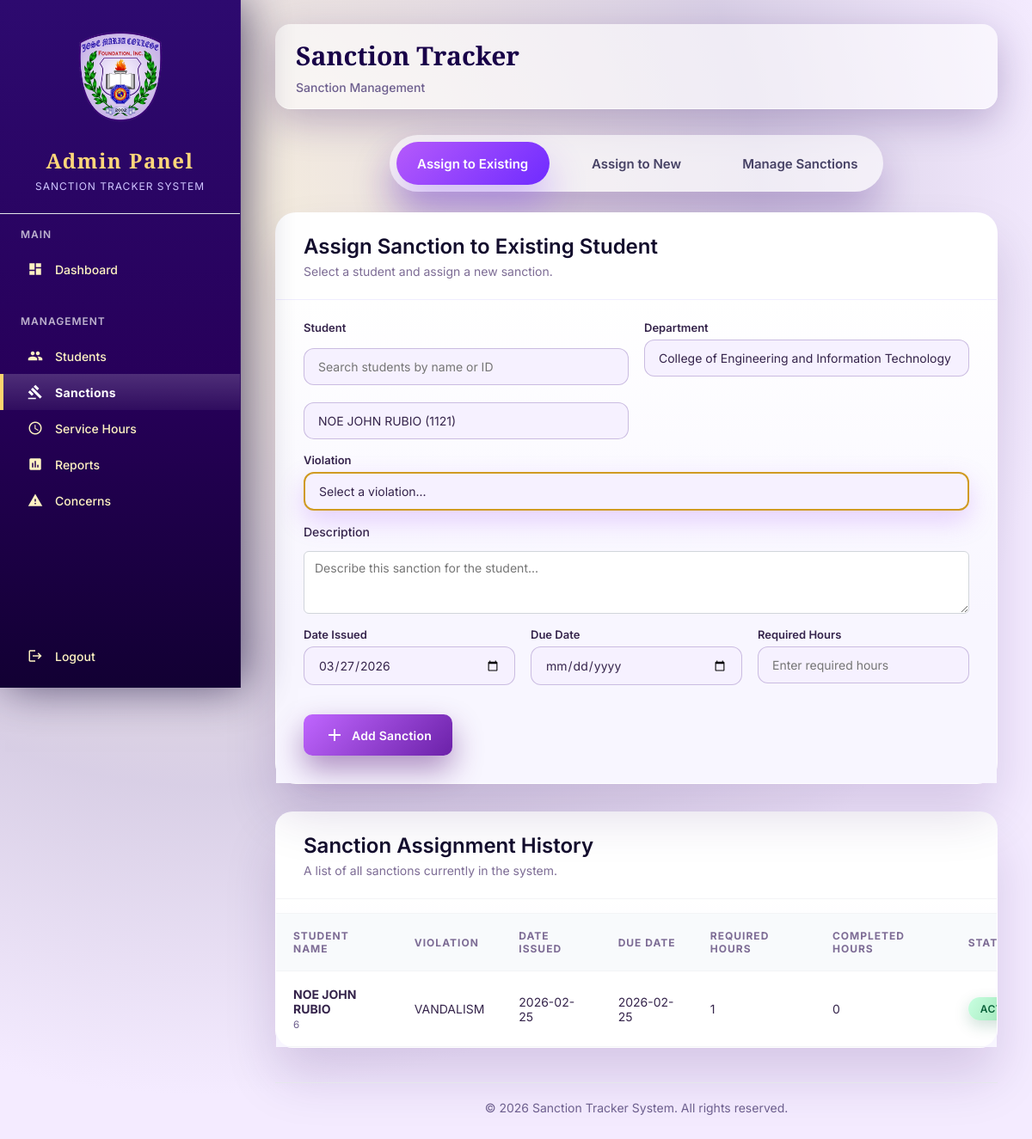
Screenshot of /sanctions/?student_id=6 (signed in) with the database file from the repository.
### authentication/models.py (models this page shows, shortened)
class User(AbstractUser):
    ROLE_CHOICES = (
        ('student', 'Student'),
        ('admin', 'Administrator'),
    )
    STATUS_CHOICES = (
        ('active', 'Active'),
        ('inactive', 'Inactive'),
        ('suspended', 'Suspended'),
    )
    role = models.CharField(max_length=20, choices=ROLE_CHOICES, default='student')
    email = models.EmailField(unique=True)
    status = models.CharField(max_length=20, choices=STATUS_CHOICES, default='active')
    student_code = models.CharField(max_length=30, unique=True, blank=True, null=True)
    department = models.CharField(max_length=120, blank=True)
    course_year = models.CharField(max_length=60, blank=True)
    created_at = models.DateTimeField(auto_now_add=True, null=True)
    updated_at = models.DateTimeField(auto_now=True)
    objects = CustomUserManager()
    class Meta:
        ordering = ['-created_at']
        verbose_name = 'User'
        verbose_name_plural = 'Users'
    @property
    def display_name(self):
        return self.get_full_name() or self.username
    @property
    def identifier(self):
        return self.student_code or f"S{self.id:03d}"

class SanctionType(models.Model):
    GRAVITY_CHOICES = (
        ("Minor", "Minor"),
        ("Major", "Major"),
        ("Grave", "Grave"),
    )
    description = models.CharField(max_length=255, unique=True)
    hours = models.PositiveIntegerField(default=1)
    gravity = models.CharField(max_length=10, choices=GRAVITY_CHOICES, default="Minor")
    created_at = models.DateTimeField(auto_now_add=True)
    updated_at = models.DateTimeField(auto_now=True)
    class Meta:
        ordering = ["description"]
    @property
    def gravity_class(self):
        return self.gravity.lower()

### authentication/views.py (the view)
# urls.py: path('sanctions/', auth_views.sanction_management_view, name='sanction_management'),
@login_required
def sanction_management_view(request):
    if not has_admin_access(request.user):
        messages.error(request, "You do not have permission to access this page.")
        return redirect("dashboard")
    sanction_types = list(SanctionType.objects.all())
    sanctions = [
        serialize_sanction_for_admin(sanction)
        for sanction in Sanction.objects.select_related("student", "sanction_type").all()
    ]
    students = [
        {
            "id": student.id,
            "name": student.display_name,
            "code": student.identifier,
            "department": student.department or "",
        }
        for student in User.objects.filter(role="student").order_by("first_name", "last_name", "username")
    ]
    selected_student_id = request.GET.get("student_id")
    selected_student = None
    if selected_student_id:
        try:
            student_id_int = int(selected_student_id)
        except (TypeError, ValueError):
            student_id_int = None
        if student_id_int is not None:
            selected_student = next((stud for stud in students if stud["id"] == student_id_int), None)
    context = {
        "sanctions": sanctions,
        "students": students,
        "current_date": timezone.localdate().isoformat(),
        "sanction_types": sanction_types,
        "selected_student": selected_student,
    }
    return render(request, "admin/sanction_management.html", context)

### authentication/models.py (called while the page is built)
    @property
    def violation(self):
        if self.sanction_type_id:
            return self.sanction_type.description
        return self.violation_snapshot or "Unknown"

    @property
    def student_name(self):
        return self.student.display_name

    @property
    def status_label(self):
        return self.get_status_display()

    @property
    def status_class(self):
        return self.status

    @property
    def progress_percent(self):
        if not self.required_hours:
            return 0
        return min(int((self.completed_hours / self.required_hours) * 100), 100)

### authentication/views.py (called while the page is built)
def has_admin_access(user):
    return user.is_authenticated and (
        user.is_superuser or user.is_staff or getattr(user, "role", None) == "admin"
    )

def serialize_sanction_for_admin(sanction):
    return {
        "id": sanction.id,
        "student_name": sanction.student_name,
        "student_id": sanction.student_id,
        "violation": sanction.violation,
        "required_hours": sanction.required_hours,
        "completed_hours": sanction.completed_hours,
        "status": sanction.status_label,
        "status_class": sanction.status_class,
        "date_issued": sanction.date_issued.isoformat(),
        "due_date": sanction.due_date.isoformat(),
        "progress_percent": sanction.progress_percent,
    }

### templates/admin/sanction_management.html (shortened to what this page needs)
{% load static %}
<!DOCTYPE html>
<html lang="en">
<head>
    <link rel="stylesheet" href="{% static 'css/admin-theme.css' %}">
</head>
<body>
    <div class="sidebar">
        <div class="sidebar-header">
            <div class="sidebar-logo">
                <img src="{% static 'images/logo1.png' %}" alt="School logo">
            </div>
            <h1>Admin Panel</h1>
            <p>Sanction Tracker System</p>
        </div>
        <div class="nav-section">
            <h3>Main</h3>
            <a href="{% url 'admin_dashboard' %}" class="nav-item">
                <i class="material-icons">dashboard</i>
                <span>Dashboard</span>
            </a>
        </div>
        <div class="nav-section">
            <h3>Management</h3>
            <a href="{% url 'student_management' %}" class="nav-item">
                <i class="material-icons">people</i>
                <span>Students</span>
            </a>
            <a href="{% url 'sanction_management' %}" class="nav-item active">
                <i class="material-icons">gavel</i>
                <span>Sanctions</span>
            </a>
            <a href="{% url 'servicehours_management' %}" class="nav-item">
                <i class="material-icons">schedule</i>
                <span>Service Hours</span>
            </a>
            <a href="{% url 'reports_management' %}" class="nav-item">
                <i class="material-icons">assessment</i>
                <span>Reports</span>
            </a>
            <a href="{% url 'concerns_management' %}" class="nav-item">
                <i class="material-icons">warning</i>
                <span>Concerns</span>
            </a>
        </div>
        <div class="nav-section" style="margin-top: auto;">
            <a href="{% url 'logout' %}" class="nav-item">
                <i class="material-icons">logout</i>
                <span>Logout</span>
            </a>
        </div>
    </div>
    <div class="main-content">
        <div class="top-bar">
            <div class="page-title">
                <h2>Sanction Tracker</h2>
                <p>Sanction Management</p>
            </div>
        </div>
        <div class="sanction-panel">
            <div class="tabs">
                <button class="tab-btn active" data-target="assign-existing" onclick="showTab('assign-existing', this)">Assign to Existing</button>
                <button class="tab-btn" data-target="assign-new" onclick="showTab('assign-new', this)">Assign to New</button>
                <button class="tab-btn" data-target="manage" onclick="showTab('manage', this)">Manage Sanctions</button>
            </div>
            <div class="tab-panels">
            <section id="assign-existing" class="tab-panel active">
                <div class="card">
                    <div class="card-header">
                        <p class="card-title">Assign Sanction to Existing Student</p>
                        <p class="card-description">Select a student and assign a new sanction.</p>
                    </div>
                    <div class="card-content">
                        <form method="POST" action="{% url 'add_sanction' %}">
                            <div class="form-grid-two">
                                <div class="student-field-stack">
                                    <label class="form-label" for="existing-student">Student</label>
                                    <input
                                        type="search"
                                        id="existing-student-search"
                                        class="student-search-input"
                                        placeholder="Search students by name or ID"
                                        aria-label="Search existing students"
                                    >
                                    <select id="existing-student" name="student_id" required>
                                        {% for student in students %}
                                        <option
                                            value="{{ student.id }}"
                                            data-department="{{ student.department|default:''|escape }}"
                                            {% if selected_student and selected_student.id == student.id %}selected{% endif %}
                                        >
                                            {{ student.name }} ({{ student.code }})
                                        </option>
                                        {% endfor %}
                                    </select>
                                </div>
                                <div>
                                    <label class="form-label" for="existing-department">Department</label>
                                    <select id="existing-department" name="department" required>
                                        <option
                                            value="College of Engineering and Information Technology"
                                            {% if selected_student and selected_student.department == "College of Engineering and Information Technology" %}selected{% endif %}
                                        >
                                            College of Engineering and Information Technology
                                        </option>
                                    </select>
                                </div>
                            </div>
                            <div class="form-grid-two">
                                <div>
                                    <label class="form-label" for="existing-violation">Violation</label>
                                    <select id="existing-violation" name="violation" class="violation-field" required>
                                        <option value="">Select a violation...</option>
                                    </select>
                                </div>
                            </div>
                            <div class="form-group">
                                <label class="form-label" for="existing-note">Description</label>
                                <textarea id="existing-note" name="note" rows="3" placeholder="Describe this sanction for the student..."></textarea>
                            </div>
                            <div class="form-grid-three">
                                <div>
                                    <label class="form-label" for="existing-date-issued">Date Issued</label>
                                    <input type="date" id="existing-date-issued" name="date_issued" value="{{ current_date }}" required>
                                </div>
                                <div>
                                    <label class="form-label" for="existing-due-date">Due Date</label>
                                    <input type="date" id="existing-due-date" name="due_date" required>
                                </div>
                                <div>
                                    <label class="form-label" for="existing-hours">Required Hours</label>
                                    <input type="number" id="existing-hours" name="required_hours" min="1" placeholder="Enter required hours">
                                </div>
                            </div>
                            <div class="form-actions">
                                <button type="submit" class="btn btn-primary">
                                    <i class="material-icons">add</i>
                                    Add Sanction
                                </button>
                            </div>
                        </form>
                    </div>
                </div>
            </section>
            </div>
        </div>
        <section class="history-card card">
            <div class="card-header">
                <p class="card-title">Sanction Assignment History</p>
                <p class="card-description">A list of all sanctions currently in the system.</p>
            </div>
            <div class="card-content">
                <div class="history-table-wrapper">
                    <table class="history-table">
                        <thead>
                            <tr>
                                <th>Student Name</th>
                                <th>Violation</th>
                                <th>Date Issued</th>
                                <th>Due Date</th>
                                <th>Required Hours</th>
                                <th>Completed Hours</th>
                                <th>Status</th>
                            </tr>
                        </thead>
                        <tbody>
                            {% for sanction in sanctions %}
                            <tr>
                                <td>
                                    <strong>{{ sanction.student_name }}</strong><br>
                                    <small style="color: var(--gray);">{{ sanction.student_id }}</small>
                                </td>
                                <td>{{ sanction.violation }}</td>
                                <td>{{ sanction.date_issued }}</td>
                                <td>{{ sanction.due_date }}</td>
                                <td>{{ sanction.required_hours }}</td>
                                <td>{{ sanction.completed_hours }}</td>
                                <td>
                                    <span class="status-pill {{ sanction.status_class }}">{{ sanction.status }}</span>
                                </td>
                            </tr>
                            {% empty %}
                            <tr>
                                <td colspan="7" style="text-align: center; padding: 40px; color: var(--gray);">
                                    No sanctions found. Add your first sanction above.
                                </td>
                            </tr>
                            {% endfor %}
                        </tbody>
                    </table>
                </div>
            </div>
        </section>
        <div class="footer">
            <p>© 2026 Sanction Tracker System. All rights reserved.</p>
        </div>
    </div>
</body>
</html>

### rows the page displays
User: department "College of Engineering and Information Technology"
SanctionType: violation "VANDALISM"

### other values shown
{{ sanction.student_name }} "NOE JOHN RUBIO"
{{ sanction.student_id }} "6"
{{ sanction.date_issued }} "2026-02-25"
{{ sanction.due_date }} "2026-02-25"
{{ sanction.required_hours }} "1"
{{ sanction.completed_hours }} "0"
form field student_id "NOE JOHN RUBIO (1121)"
